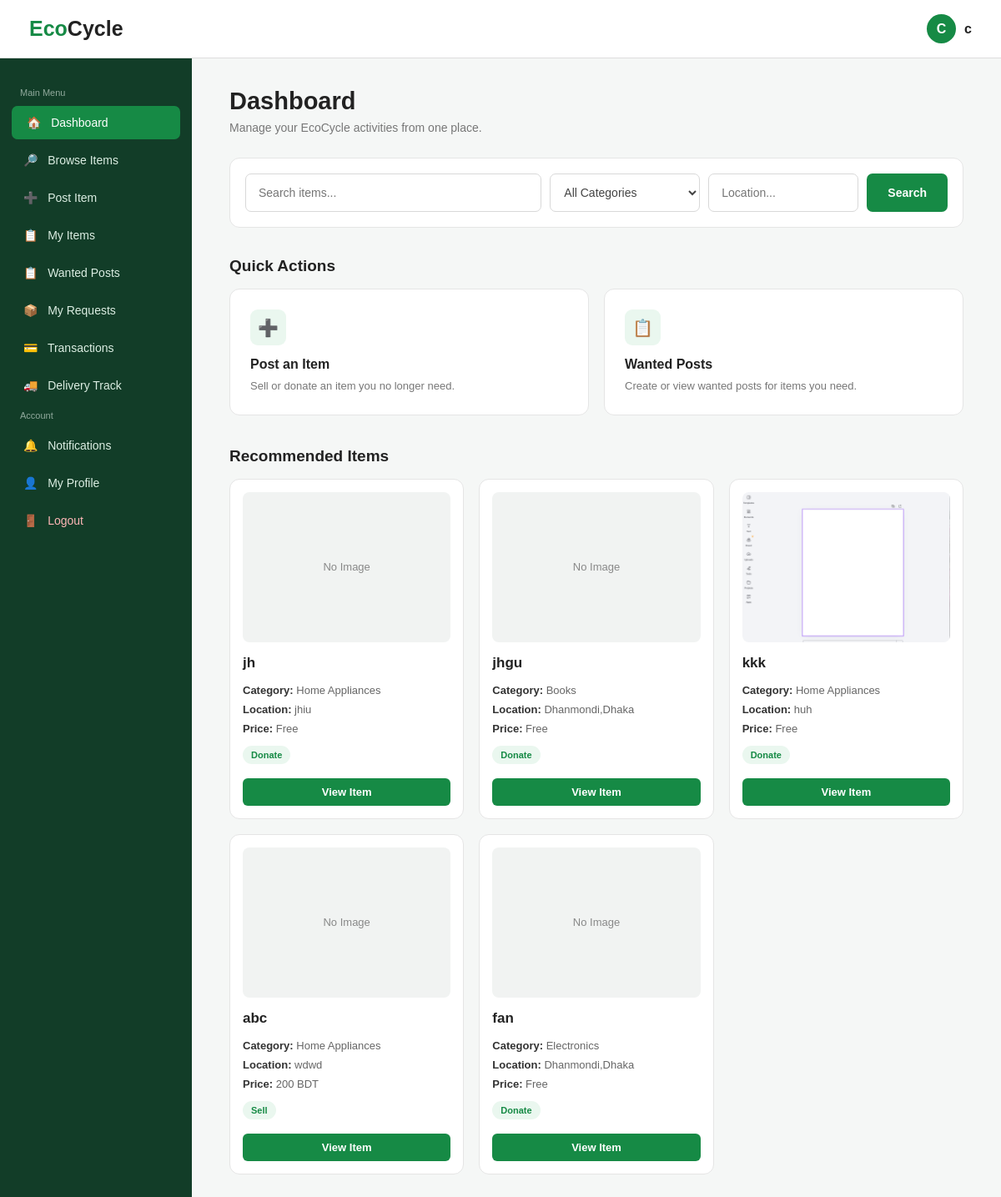
The app's page /dashboard.php (signed in) with its own data.
### tables this page shows
CREATE TABLE `items` (
  `item_id` int(11) NOT NULL,
  `user_id` int(11) DEFAULT NULL,
  `ngo_id` int(11) DEFAULT NULL,
  `title` varchar(100) NOT NULL,
  `category` varchar(50) NOT NULL,
  `description` text DEFAULT NULL,
  `type` varchar(30) NOT NULL,
  `price` varchar(100) NOT NULL,
  `location` varchar(100) NOT NULL,
  `image` varchar(255) NOT NULL,
  `status` varchar(20) NOT NULL,
  `payment_method` varchar(20) DEFAULT NULL,
  `payment_number` varchar(20) DEFAULT NULL
);

### dashboard.php (the view, shortened to what this page needs)
<?php
include("db.php");
$user_id = $_SESSION["user_id"];
$sql = "SELECT *
        FROM items
        WHERE status='Available'
        AND (user_id IS NULL OR user_id != '$user_id')
        AND type IN ('Sell', 'Donate')
        ORDER BY item_id DESC
        LIMIT 6";
$itemsResult = mysqli_query($conn, $sql);
?>
<!DOCTYPE html>
<html>
<head>
<link rel="stylesheet" href="style.css">
</head>
<body>
<?php include("header_sidebar.php"); ?>
<main class="main">
    <div class="page-header">
        <h1>Dashboard</h1>
        <p>
            Manage your EcoCycle activities from one place.
        </p>
    </div>
    <div class="search-box">
        <form
            method="get"
            action="browse_items.php"
            class="search-form"
        >
            <input
                type="text"
                name="search"
                class="search-input"
                placeholder="Search items..."
            >
            <select
                name="category"
                class="search-select"
            >
                <option value="">
                    All Categories
                </option>
            </select>
            <input
                type="text"
                name="location"
                class="search-location"
                placeholder="Location..."
            >
            <button
                type="submit"
                class="search-button"
            >
                Search
            </button>
        </form>
    </div>
    <h2 class="section-title">
        Quick Actions
    </h2>
    <div class="quick-actions">
        <a
            href="post_item.php"
            class="action-card"
        >
            <div class="action-icon">
                ➕
            </div>
            <h3>
                Post an Item
            </h3>
            <p>
                Sell or donate an item
                you no longer need.
            </p>
        </a>
        <a
            href="post_wanted.php"
            class="action-card"
        >
            <div class="action-icon">
                📋
            </div>
            <h3>
                Wanted Posts
            </h3>
            <p>
                Create or view wanted posts
                for items you need.
            </p>
        </a>
    </div>
    <h2 class="section-title">
        Recommended Items
    </h2>
    <div class="item-grid">
        <?php
        if(
            $itemsResult &&
            mysqli_num_rows($itemsResult) > 0
        )
        {
            while(
                $item =
                mysqli_fetch_assoc($itemsResult)
            )
            {
        ?>
        <div class="item-card">
            <?php
            if(
                !empty($item["image"]) &&
                file_exists(
                    "uploads/" . $item["image"]
                )
            )
            {
            ?>
                <img
                    src="uploads/<?php
                        echo htmlspecialchars(
                            $item["image"]
                        );
                    ?>"
                    class="item-image"
                    alt="Item Image"
                >
            <?php
            }
            else
            {
            ?>
                <div class="no-image">
                    No Image
                </div>
            <?php
            }
            ?>
            <div class="item-title">
                <?php
                echo htmlspecialchars(
                    $item["title"]
                );
                ?>
            </div>
            <div class="item-detail">
                <strong>
                    Category:
                </strong>
                <?php
                echo htmlspecialchars(
                    $item["category"]
                );
                ?>
            </div>
            <div class="item-detail">
                <strong>
                    Location:
                </strong>
                <?php
                echo htmlspecialchars(
                    $item["location"]
                );
                ?>
            </div>
            <div class="item-detail">
                <strong>
                    Price:
                </strong>
                <?php
                if(
                    strtolower($item["type"])
                    == "donate"
                )
                {
                    echo "Free";
                }
                else
                {
                    echo htmlspecialchars(
                        $item["price"]
                    );
                    echo " BDT";
                }
                ?>
            </div>
            <span class="item-type">
                <?php
                echo htmlspecialchars(
                    $item["type"]
                );
                ?>
            </span>
            <a
                href="view_item.php?id=<?php
                    echo $item["item_id"];
                ?>"
                class="view-button"
            >
                View Item
            </a>
        </div>
        <?php
            }
        }
        ?>
    </div>
</main>
</body>
</html>

### style.css (style rules this page uses)
* { margin:0; padding:0; box-sizing:border-box; }
body { font-family:Arial,sans-serif; background:#f5f7f6; color:#222; }

### dashboard.php (style rules this page uses)
.main { margin-left:230px; padding:105px 45px 50px; max-width:1300px; }
.page-header { margin-bottom:28px; }
.page-header h1 { font-size:29px; font-weight:600; margin-bottom:7px; }
.page-header p { color:#777; font-size:14px; }
.search-box { background:white; border:1px solid #e5e5e5; border-radius:12px; padding:18px; margin-bottom:35px; }
.search-form { display:flex; gap:10px; }
.search-input { flex:1; height:46px; padding:0 15px; border:1px solid #d8d8d8; border-radius:7px; outline:none; font-size:14px; }
.search-select { height:46px; padding:0 12px; border:1px solid #d8d8d8; border-radius:7px; outline:none; font-size:14px; background:white; color:#444; width:180px; }
.search-location { height:46px; padding:0 15px; border:1px solid #d8d8d8; border-radius:7px; outline:none; font-size:14px; width:180px; }
.search-button { height:46px; padding:0 25px; border:none; border-radius:7px; background:#168a45; color:white; font-size:14px; font-weight:bold; cursor:pointer; }
.section-title { font-size:19px; font-weight:600; margin-bottom:16px; }
.quick-actions { display:grid; grid-template-columns:repeat(2,1fr); gap:18px; margin-bottom:38px; }
.action-card { background:white; border:1px solid #e5e5e5; border-radius:12px; padding:24px; text-decoration:none; color:#222; min-height:140px; transition:0.2s; }
.action-icon { width:43px; height:43px; background:#eaf7ef; color:#168a45; border-radius:9px; display:flex; align-items:center; justify-content:center; font-size:20px; margin-bottom:14px; }
.action-card h3 { font-size:16px; margin-bottom:7px; }
.action-card p { font-size:13px; color:#777; line-height:1.5; }
.item-grid { display:grid; grid-template-columns:repeat(3,1fr); gap:18px; }
.item-card { background:white; border:1px solid #e5e5e5; border-radius:12px; padding:15px; transition:0.2s; overflow:hidden; }
.item-image { width:100%; height:180px; object-fit:cover; border-radius:8px; display:block; margin-bottom:15px; }
.no-image { width:100%; height:180px; background:#f1f3f2; border-radius:8px; display:flex; align-items:center; justify-content:center; color:#888; font-size:13px; margin-bottom:15px; }
.item-title { font-size:17px; font-weight:600; margin-bottom:15px; }
.item-detail { font-size:13px; color:#666; margin-bottom:8px; }
.item-detail strong { color:#333; }
.item-type { display:inline-block; margin-top:5px; padding:5px 10px; border-radius:20px; background:#eaf7ef; color:#168a45; font-size:11px; font-weight:bold; }
.view-button { display:block; text-align:center; margin-top:17px; padding:9px; background:#168a45; color:white; border-radius:6px; text-decoration:none; font-size:13px; font-weight:bold; }

### records on screen
items: shows "No Image", title "jh", category "Home Appliances", location "jhiu", shows "Free", type "Donate"
items: shows "No Image", title "jhgu", category "Books", location "Dhanmondi,Dhaka", shows "Free", type "Donate"
items: image (picture), title "kkk", category "Home Appliances", location "huh", shows "Free", type "Donate"
items: shows "No Image", title "abc", category "Home Appliances", location "wdwd", price "200", type "Sell"
items: shows "No Image", title "fan", category "Electronics", location "Dhanmondi,Dhaka", shows "Free", type "Donate"

### other values on screen
substr($name,0,1) "C"
$name "c"
